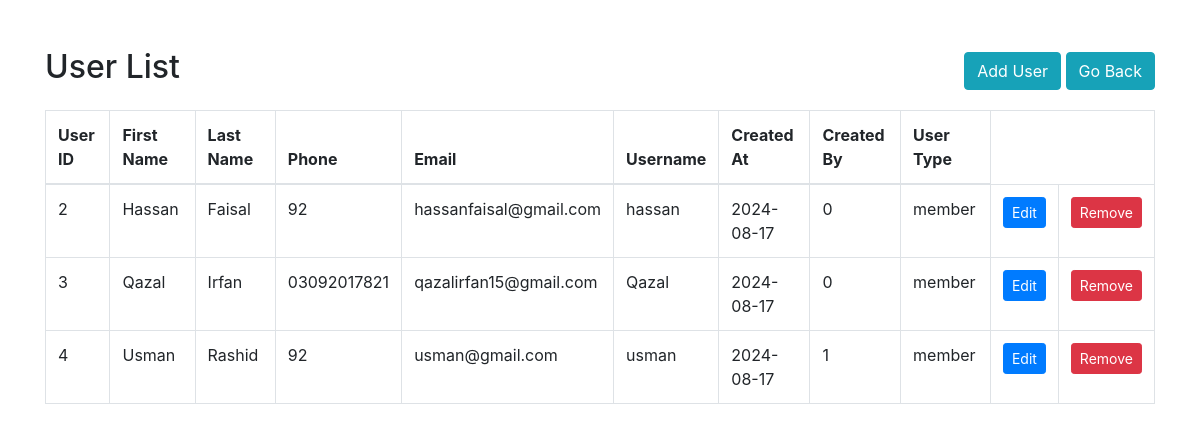
/readUsers.php, run on the app's committed database.
### tables this page shows
CREATE TABLE `Users` (
  `ID` int(11) NOT NULL,
  `fname` varchar(30) NOT NULL,
  `lname` varchar(30) NOT NULL,
  `phone` varchar(15) NOT NULL,
  `email` varchar(50) DEFAULT NULL,
  `username` varchar(20) NOT NULL,
  `password` varchar(255) NOT NULL,
  `CreatedAt` date NOT NULL DEFAULT current_timestamp(),
  `CreatedBy` int(11) DEFAULT NULL,
  `UpdatedAt` date DEFAULT current_timestamp(),
  `UpdatedBy` int(11) DEFAULT NULL,
  `UserType` enum('owner','trainer','member','worker','janitor') NOT NULL
);

### readUsers.php (the view, shortened to what this page needs)
<?php
include 'config.php';
$sql = "SELECT ID,fname, lname,phone, email,username, CreatedAt,CreatedBy, UserType FROM Users WHERE UserType != 'owner'";
$result = $mysqli->query($sql);
?>
<!DOCTYPE html>
<html lang="en">
<head>
    <link href="https://stackpath.bootstrapcdn.com/bootstrap/4.5.2/css/bootstrap.min.css" rel="stylesheet">
</head>
<body>
    <div class="container mt-5">
        <div class="d-flex justify-content-between align-items-center mb-3">
            <h2>User List</h2>
            <div>
                <a href="addUser.php" class="btn btn-info">Add User</a>
                <a href="adminDashboard.php" class="btn btn-info">Go Back</a>
            </div>
        </div>
        <?php if ($result->num_rows > 0) {
        ?>
            <table class="table table-bordered">
                <thead>
                    <tr>
                        <th>User ID</th>
                        <th>First Name</th>
                        <th>Last Name</th>
                        <th>Phone</th>
                        <th>Email</th>
                        <th>Username</th>
                        <th>Created At</th>
                        <th>Created By</th>
                        <th>User Type</th>
                    </tr>
                </thead>
                <tbody>
                    <?php
                    while ($row = $result->fetch_assoc()) { ?>
                        <tr>
                            <td><?= $row['ID'] ?></td>
                            <td><?= $row['fname'] ?></td>
                            <td><?= $row['lname'] ?></td>
                            <td><?= $row['phone'] ?></td>
                            <td><?= $row['email'] ?></td>
                            <td><?= $row['username'] ?></td>
                            <td><?= $row['CreatedAt'] ?></td>
                            <td><?= $row['CreatedBy'] ?></td>
                            <td><?= $row['UserType'] ?></td>
                            <td>
                                <a href="editUser.php?id=<?= $row['ID'] ?>" class="btn btn-primary btn-sm">Edit</a>
                            </td>
                            <td>
                                <a href="deleteUser.php?id=<?= $row['ID'] ?>" class="btn btn-danger btn-sm">Remove</a>
                            </td>
                        </tr>
                    <?php } ?>
                </tbody>
            </table>
        <?php } else {
        ?>
            <div class="alert alert-warning" role="alert">
                No users found.
            </div>
        <?php } ?>
    </div>
</body>
</html>

### data on the page
users: ID "2", fname "Hassan", lname "Faisal", phone "92", email "hassanfaisal@gmail.com", username "hassan", CreatedAt "2024-08-17", CreatedBy "0", UserType "member"
users: ID "3", fname "Qazal", lname "Irfan", phone "03092017821", email "qazalirfan15@gmail.com", username "Qazal", CreatedAt "2024-08-17", CreatedBy "0", UserType "member"
users: ID "4", fname "Usman", lname "Rashid", phone "92", email "usman@gmail.com", username "usman", CreatedAt "2024-08-17", CreatedBy "1", UserType "member"
